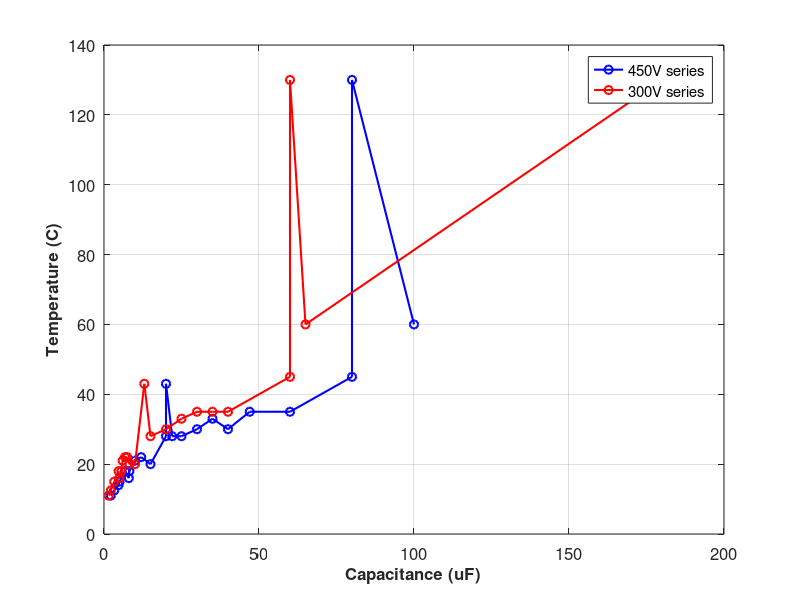

Write MATLAB code to recreate this figure. (Note: this script raises an error after producing the figure.)
% Datasheet

fpc_300v = [
2.2 11.0 19.0 31.5 5.0 18.1 16.0 0.7 4.1 1280 25 27.5 2.25
3.3 12.5 21.5 31.5 7.0 12.2 19.0 0.7 4.1 1120 30 27.5 2.74
4.7 14.0 24.5 31.5 8.5 8.9 21.0 0.7 4.2 1040 35 27.5 3.13
5.0 15.0 24.5 31.5 9.0 8.4 21.0 0.7 4.2 960 36 27.5 3.29
6.8 18.0 27.5 31.5 11.5 6.3 24.0 0.7 4.4 800 44 27.5 3.82
8.0 16.0 32.0 31.5 12.5 5.6 27.0 0.7 4.5 880 45 27.5 4.32
8.2 18.0 33.0 31.5 13.0 5.5 27.0 0.7 4.5 800 48 27.5 4.47
10.0 21.0 31.0 31.5 14.5 4.6 27.0 0.8 4.6 720 51 27.5 4.76
12.0 22.0 36.5 31.5 17.0 4.0 31.0 0.8 4.9 640 58 27.5 5.33
15.0 20.0 39.5 42.0 16.0 5.4 10.0 1.1 8.3 640 72 37.5 5.78
20.0 28.0 37.0 42.0 20.0 4.0 11.0 1.1 8.4 440 83 37.5 7.6
20.0 43.0 22.0 41.5 19.5 4.0 13.0 1.1 8.3 280 80 37.5 7.6
22.0 28.0 42.5 42.0 21.5 3.8 11.0 1.2 8.5 440 90 37.5 7.63
25.0 28.0 42.5 42.0 22.5 3.4 12.0 1.2 8.6 440 90 37.5 7.85
30.0 30.0 45.0 42.0 26.0 2.8 12.0 1.2 8.7 400 100 37.5 9.07
35.0 33.0 48.0 42.0 29.5 2.5 13.0 1.2 8.8 180 110 37.5 9.97
40.0 30.0 45.0 57.5 28.0 3.0 12.0 1.5 12.3 280 125 52.5 10.68
47.0 35.0 50.0 57.5 33.0 2.6 13.0 1.5 12.5 108 145 52.5 11.72
60.0 35.0 50.0 57.5 37.0 2.1 15.0 1.6 12.9 108 145 52.5 12.70
80.0 45.0 57.0 57.5 47.0 1.6 18.0 1.6 13.5 140 185 52.5 14.15
80.0 130.0 24.0 57.5 51.0 1.4 4.0 1.5 11.7 80 200 52.5 14.15
100.0 60.0 45.0 57.5 48.0 1.4 19.0 1.6 13.5 200 192 52.5 15.51
];

% 1 dummy capacitor is added
fpc_450v = [
1.5 11.0 19.0 31.5 4.5 22.1 16.0 0.6 3.3 1280 25 27.5 1.78
2.2 12.5 21.5 31.5 6.0 14.9 19.0 0.6 3.3 1120 30 27.5 1.81
3.3 15.0 24.5 31.5 8.0 10.3 22.0 0.6 3.4 960 36 27.5 3.14
4.7 18.0 27.5 31.5 10.5 7.5 24.0 0.6 3.5 800 44 27.5 3.75
5.0 16.0 32.0 31.5 11.0 7.1 28.0 0.7 3.6 880 45 27.5 4.38
5.6 18.0 33.0 31.5 12.0 6.3 29.0 0.7 3.6 800 48 27.5 4.42
6.0 21.0 31.0 31.5 13.0 5.9 28.0 0.7 3.6 720 51 27.5 4.32
6.8 22.0 36.5 31.5 14.5 5.4 29.0 0.7 3.7 640 58 27.5 4.54
7.5 22.0 36.5 31.5 15.0 5.0 32.0 0.7 3.8 640 58 27.5 4.85
8.2 20.0 39.5 42.0 13.5 7.8 9.0 1.0 6.7 640 72 37.5 5.14
10.0 20.0 39.5 42.0 14.5 6.4 11.0 1.0 6.7 640 72 37.5 6.50
13.0 43.0 22.0 41.5 17.5 5.0 13.0 1.0 6.6 280 80 37.5 8.01
15.0 28.0 42.5 42.0 20.0 4.4 11.0 1.0 6.8 440 90 37.5 9.40
20.0 30.0 45.0 42.0 24.0 3.3 13.0 1.0 6.9 400 100 37.5 10.09
25.0 33.0 48.0 42.0 28.0 2.8 14.0 1.0 7.1 180 110 37.5 12.03
30.0 35.0 50.0 57.5 28.0 3.2 14.0 1.3 9.9 108 145 52.5 13.65
35.0 35.0 50.0 57.5 31.5 2.8 14.0 1.3 10.0 108 145 52.5 14.53
40.0 35.0 50.0 57.5 34.0 2.5 15.0 1.3 10.2 108 145 52.5 15.05
60.0 45.0 57.0 57.5 45.0 1.8 18.0 1.4 11.2 140 185 52.5 17.28
60.0 130.0 24.0 57.5 49.5 1.6 4.0 1.2 9.5 80 200 52.5 18.15
65.0 60.0 45.0 57.5 48.0 1.6 19.0 1.3 10.6 200 192 52.5 19.01
180.0 130.0 58.0 57.5 97.5 0.6 6.0 1.4 11.2 40 300 52.5 45.60
];


%%
figure;
plot(fpc_300v(:,1),fpc_300v(:,2),'bo-','Linewidth',1.5);
hold on;
plot(fpc_450v(:,1),fpc_450v(:,2),'ro-','Linewidth',1.5);
hold off;
grid on;
set(gca,'FontSize',12);
xlabel('Capacitance (uF)','FontSize',12,'FontWeight','Bold')
ylabel('Temperature (C)','FontSize',12,'FontWeight','Bold')
legend('450V series','300V series')
print(fig,'temperature','-dpng')


%% First algorithm
freq1 = 10e3:10e3:100e3;
numfreq = numel(freq1);
M = 0.1:0.01:1;
numM = numel(M);
Icrms = zeros(numfreq,numM);
Cap = zeros(numfreq,numM);
Cap_max = zeros(1,numfreq);
Icrms_max = zeros(1,numfreq);
for k = 1:numfreq
    % Inputs
    cosphi = 0.9;
    Vdc = 400; % V
    module = 4;
    phase_dif = 90; % degrees
    efficiency = 0.99; % THIS VALUE WILL DEPEND ON FREQUENCY !!!
    Tambient = 40; % C
    
    % Operational parameters
    Pout1 = M*2e3; % W
    Sout1 = Pout1/(cosphi); % VA
    Vll_rms = Vdc*0.612*M; % V
    Iarms = Sout1./(Vll_rms*sqrt(3)); % A
    Iapeak = Iarms*sqrt(2); % A
    
    % Select switching frequency
    fsw = k*10e3; % Hz
    
    % Constraints
    perc_ripple_c = 1; % percent
    volt_ripple_c = perc_ripple_c*0.01*Vdc; % V
    temp_max = 45; % C
    power_density_min = 10; % W/cm^3
    height_max = 40; % mm
    weight_max = 30; % g
    
    % Block 1 - RMS current
    interleaving_factor = 0.132*M+0.209;
    Icrms(k,:) = interleaving_factor*module.*Iarms.*sqrt(2*M.*(sqrt(3)/(4*pi) + cosphi^2*(sqrt(3)/pi-9*M/16)));
    Idc = module*(3/(2*sqrt(2))).*M.*Iarms*cosphi/efficiency;
    %Icrms_perc = 100*Icrms./Idc; % USE LATER
    
    % Block 2 - Required capacitance
    Icharge_pos = Idc;
    Icharge_neg = Iapeak*module - Idc;
    Cap(k,:) = 0.7*Icharge_neg.*M/(volt_ripple_c*fsw); % F
    % volt_ripple1 = M*Icharge_neg/(Cdc*fsw);
    % volt_ripple2 = 0.3*Icharge_pos*M/(Cdc*fsw);
    % volt_ripple_c = max(volt_ripple1,volt_ripple2);
    % volt_ripple_perc = volt_ripple/Vdc*100;
    Cap_max(k) = max(Cap(k,:));
    Icrms_max(k) = max(Icrms(k,:));
end


%% CAPACITOR SELECTION
required_capacitance = Cap_max(4)*1e6; % uF
required_rmscurrent = Icrms_max(4); % A

cap_select = 1:numel(fpc_300v(:,1));
parallel_450 = zeros(1,numel(cap_select));
parallel_300 = zeros(1,numel(cap_select));
available_450 = ones(4,numel(cap_select));
available_300 = ones(4,numel(cap_select));
rms_current_450 = zeros(1,numel(cap_select));
rms_current_300 = zeros(1,numel(cap_select));

for m = 1:numel(cap_select)
    parallel_450(1,m) = ceil(required_capacitance/fpc_450v(m,1));
    rms_current_450(1,m) = parallel_450(1,m)*fpc_450v(m,5);
    parallel_300(1,m) = ceil(required_capacitance/(fpc_300v(m,1)/2));
    rms_current_300(1,m) = parallel_450(1,m)*fpc_300v(m,5)';
    if rms_current_450(1,m) < required_rmscurrent
        available_450(1,m) = 0;
    end
    if rms_current_300(1,m) < required_rmscurrent
        available_300(1,m) = 0;
    end
end


height_450 = fpc_450v(:,3); % mm
width_450 = fpc_450v(:,2); % mm
length_450 = fpc_450v(:,4); % mm
volume_450 = 1e-3*length_450.*width_450.*height_450.*parallel_450(1,:)'; % cm^3
power_density_450 = 2000./volume_450; % W/cm^3
height_300 = fpc_300v(:,3); % mm
width_300 = fpc_300v(:,2); % mm
length_300 = fpc_300v(:,4); % mm
volume_300 = 2*1e-3*length_300.*width_300.*height_300.*parallel_300(1,:)'; % cm^3
power_density_300 = 2000./volume_300; % W/cm^3

for m = 1:numel(cap_select)
    if power_density_450(m) < power_density_min
        available_450(2,m) = 0;
    end
    if power_density_300(m) < power_density_min
        available_300(2,m) = 0;
    end
    if height_450(m) > height_max
        available_450(3,m) = 0;
    end
    if height_300(m) > height_max
        available_300(3,m) = 0;
    end
end


% There is no dependency for ESR on frequency after 10 kHz.
% There is no dependency for Iacrms on frequency after 10 kHz
% There is no dependency for Iacrms on temperature before 70C ambient
% temperature

ESR_450 = fpc_450v(:,6)*1e-3./parallel_450(1,:)'; % Ohm
ESR_300 = 2*fpc_300v(:,6)*1e-3./parallel_300(1,:)'; % Ohm
thermal_res_300 = fpc_300v(:,11); % mW/C
thermal_res_450 = fpc_450v(:,11); % mW/C
Ploss_450 = required_rmscurrent^2.*ESR_450; % W
Tcore_450 = thermal_res_450.*Ploss_450./parallel_450'+Tambient; % C
Ploss_300 = required_rmscurrent^2.*ESR_300; % W
Tcore_300 = thermal_res_300.*Ploss_300./(2*parallel_300')+Tambient; % C

for m = 1:numel(cap_select)
    if Tcore_450(m) > temp_max
        available_450(4,m) = 0;
    end
    if Tcore_300(m) > temp_max
        available_300(4,m) = 0;
    end
end

capacitance_300v = fpc_300v(:,1);
capacitance_450v = fpc_300v(:,1);

cost_300 = 2*parallel_300'.*fpc_300v(:,13);
cost_450 = 1*parallel_450'.*fpc_450v(:,13);

%%
% Final Evaluation

performances = [
4.58	106.9	27.5	0.2
4.87	95.2	31	0.4
5.10	76.0	22	2.0
4.29	64.1	45	6.4
3.39	56.6	57	11.3
11.52	47.1	25	0.3
12.40	43.4	32	0.5
11.30	34.0	37	0.9
12.74	32.1	22	3.8
11.76	30.3	45	5.6
9.94	29.1	50	15.5
11.15	18.2	24	48.9
];

performances(:,1) = 1./performances(:,1);

performance_actual(:,1) = (performances(:,1)/max(performances(:,1)));
performance_actual(:,2) = (performances(:,2)/max(performances(:,2)));
performance_actual(:,3) = (performances(:,3)/max(performances(:,3)));
performance_actual(:,4) = (performances(:,4)/max(performances(:,4)));

weight_pd = 0.2;
weight_h = 0.2;
weight_t = 0.2;
weight_c = 0.4;
overall_cost = performance_actual(:,1)*weight_pd + ...
    performance_actual(:,2)*weight_c + ...
    performance_actual(:,3)*weight_h + ...
    performance_actual(:,4)*weight_t;

weight_pd = 0.4;
weight_h = 0.2;
weight_t = 0.2;
weight_c = 0.2;
overall_powerdensity = performance_actual(:,1)*weight_pd + ...
    performance_actual(:,2)*weight_c + ...
    performance_actual(:,3)*weight_h + ...
    performance_actual(:,4)*weight_t;

weight_pd = 0.2;
weight_h = 0.2;
weight_t = 0.4;
weight_c = 0.2;
overall_temperature = performance_actual(:,1)*weight_pd + ...
    performance_actual(:,2)*weight_c + ...
    performance_actual(:,3)*weight_h + ...
    performance_actual(:,4)*weight_t;

weight_pd = 0.2;
weight_h = 0.4;
weight_t = 0.2;
weight_c = 0.2;
overall_height = performance_actual(:,1)*weight_pd + ...
    performance_actual(:,2)*weight_c + ...
    performance_actual(:,3)*weight_h + ...
    performance_actual(:,4)*weight_t;

overall(:,1) = overall_powerdensity;
overall(:,2) = overall_cost;
overall(:,3) = overall_height;
overall(:,4) = overall_temperature;


%%
% Algorithm Results

% Power density
% num = numel(cap_select);
% power_density_limit = power_density_min*ones(1,num);
fig = figure;
plot(capacitance_450v,power_density_450,'ro-','Linewidth',1.5);
hold on;
plot(capacitance_300v,power_density_300,'bo-','Linewidth',1.5);
% hold on;
% plot(capacitance_450v,power_density_limit,'ko-','Linewidth',1.5);
hold off;
grid on;
set(gca,'FontSize',12);
xlabel('Capacitance (uF)','FontSize',12,'FontWeight','Bold')
ylabel('Power Density (W/cm^3)','FontSize',12,'FontWeight','Bold')
legend('450V series','300V series')
print(fig,'powerdensity','-dpng')

%%

% Temperature
% temperature_limit = temp_max*ones(1,num);
fig = figure;
plot(capacitance_450v,Tcore_450,'bo-','Linewidth',1.5);
hold on;
plot(capacitance_300v,Tcore_300,'ro-','Linewidth',1.5);
% hold on;
% plot(cap_select,temperature_limit,'ko-','Linewidth',1.5);
hold off;
grid on;
set(gca,'FontSize',12);
xlabel('Capacitance (uF)','FontSize',12,'FontWeight','Bold')
ylabel('Temperature (C)','FontSize',12,'FontWeight','Bold')
legend('450V series','300V series')
print(fig,'temperature','-dpng')


%%
% Height
height_limit = height_max*ones(1,num);
fig = figure;
plot(cap_select,height_450,'bo-','Linewidth',1.5);
hold on;
plot(cap_select,height_300,'ro-','Linewidth',1.5);
hold on;
plot(cap_select,height_limit,'ko-','Linewidth',1.5);
hold off;
grid on;
set(gca,'FontSize',12);
xlabel('Capacitor No','FontSize',12,'FontWeight','Bold')
ylabel('Height (mm)','FontSize',12,'FontWeight','Bold')
legend('450V series','300V series','Limit')
print(fig,'height','-dpng')
